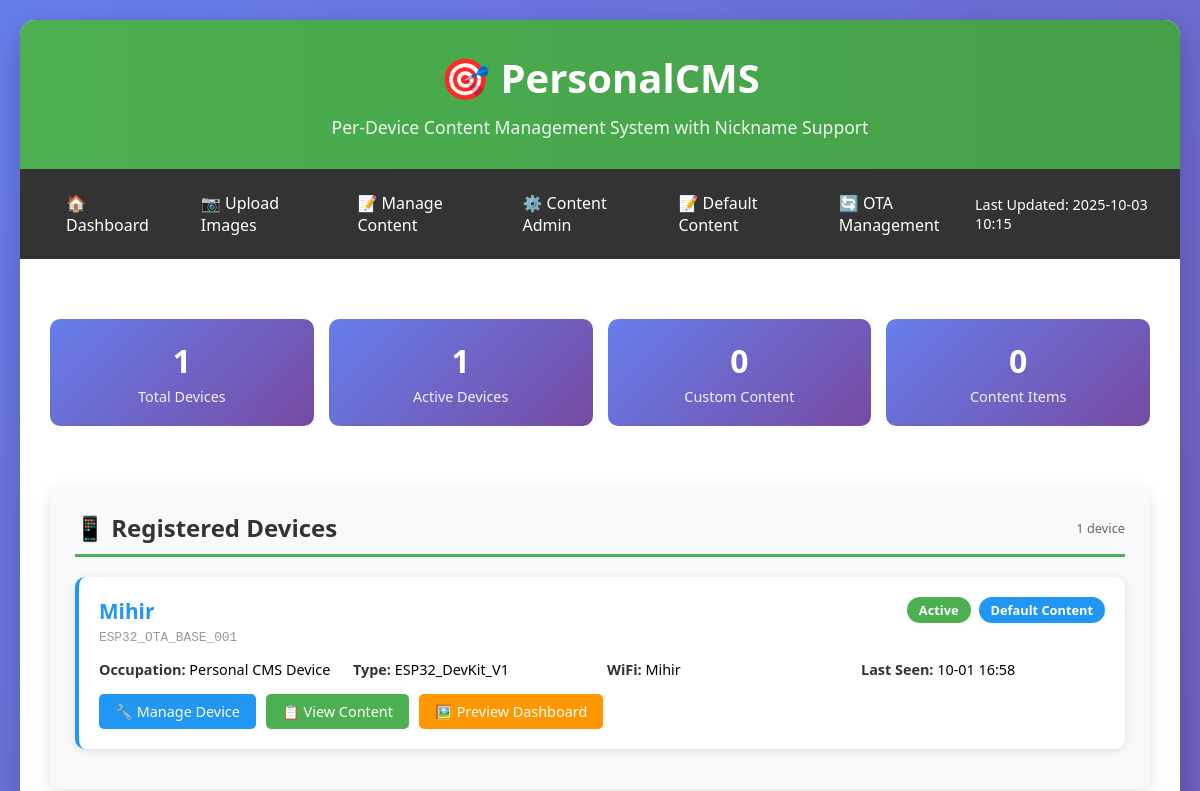
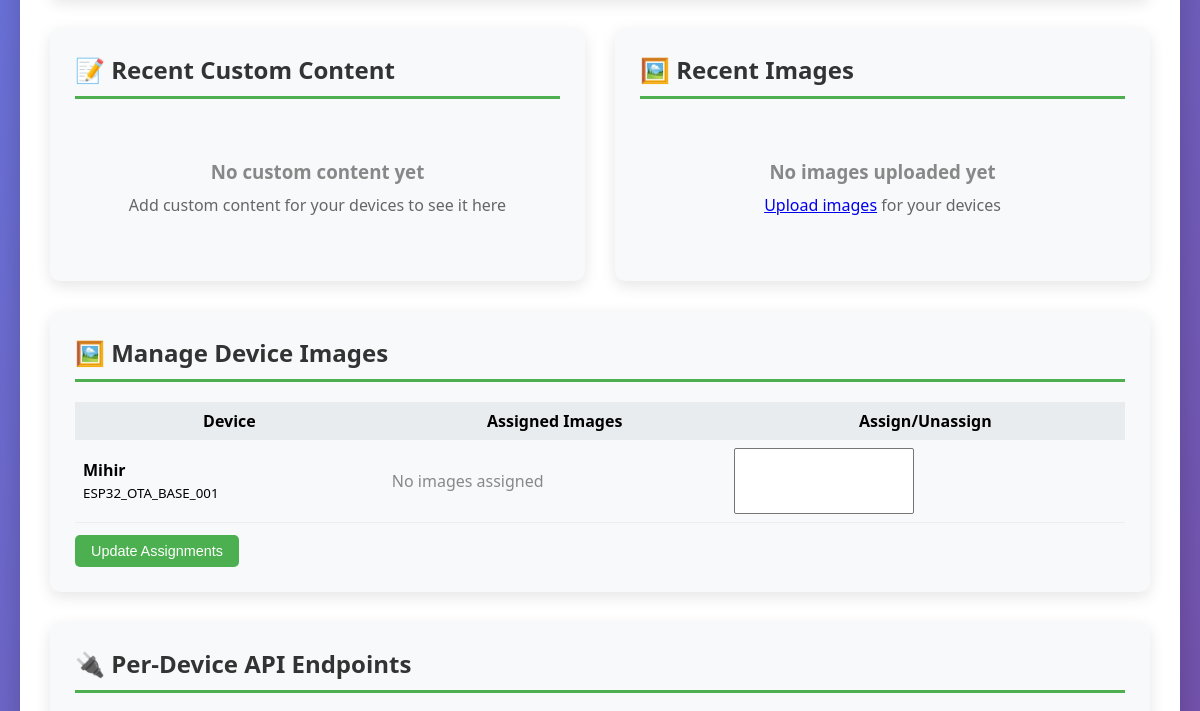
Before: / (upper part) with the older database file (2 pictures, top to bottom).
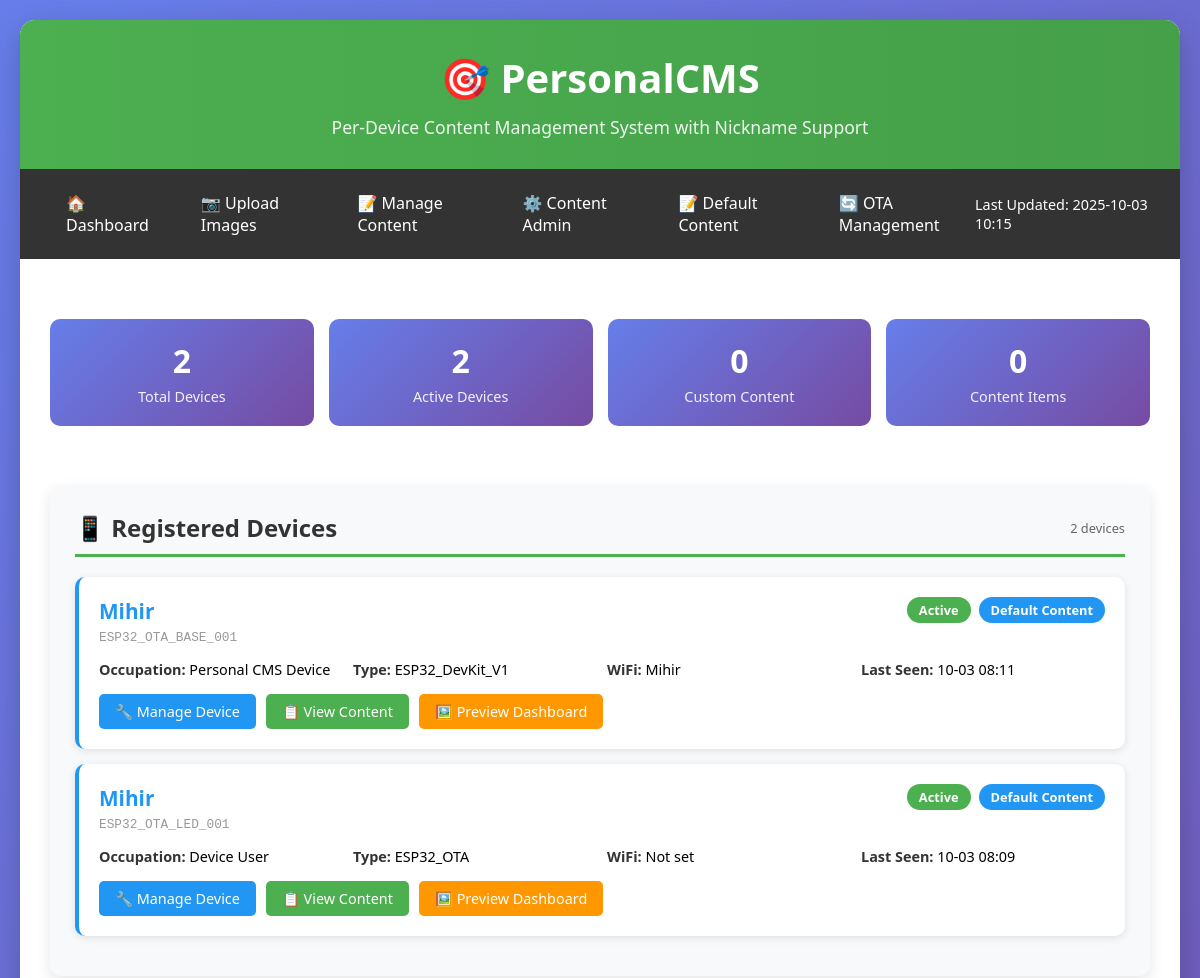
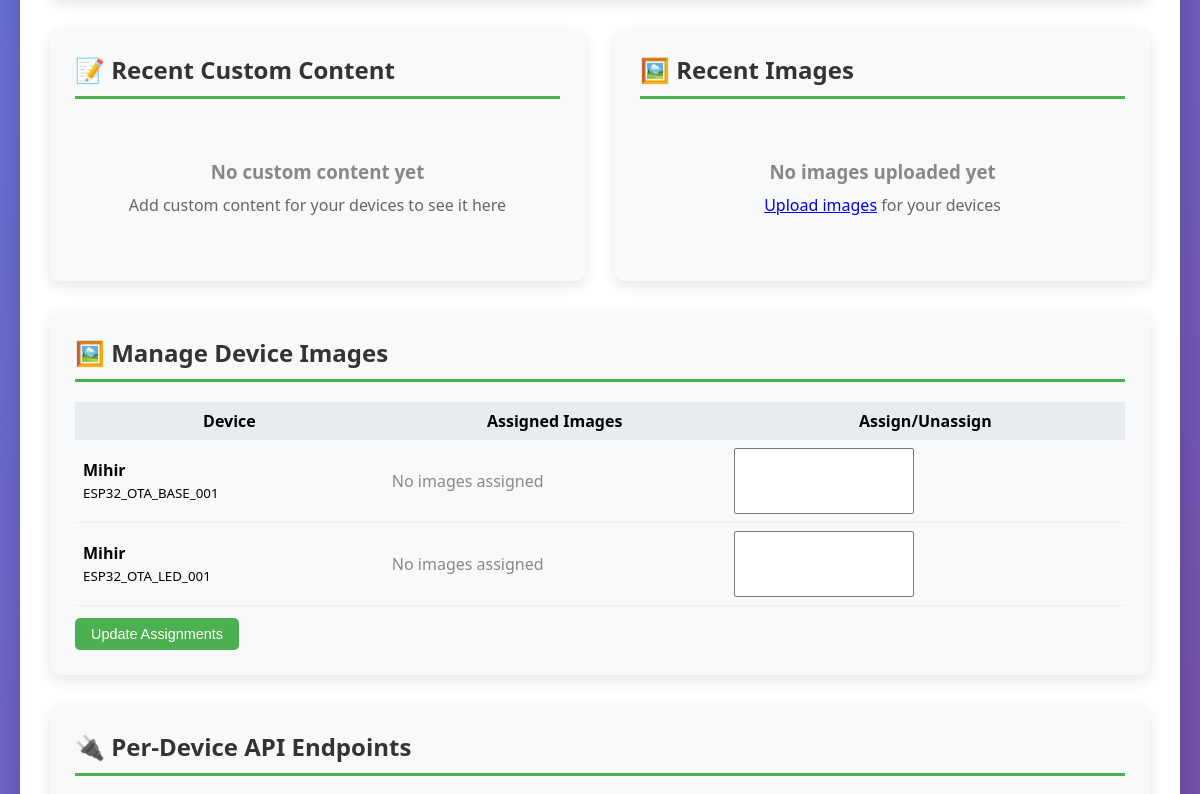
After: the same page with the newer database file (2 pictures, top to bottom).
### models.py (models this page shows, shortened)
class Device(db.Model):
    __tablename__ = 'devices'
    id = db.Column(db.Integer, primary_key=True)
    device_id = db.Column(db.String(255), unique=True, nullable=False, index=True)
    device_name = db.Column(db.String(255), nullable=False)
    occupation = db.Column(db.String(255), nullable=False)
    device_type = db.Column(db.String(100), nullable=False)
    wifi_ssid = db.Column(db.String(255))
    preferences = db.Column(db.Text)  # JSON string
    nickname = db.Column(db.String(255))
    is_active = db.Column(db.Boolean, default=False, index=True)
    is_connected = db.Column(db.Boolean, default=False)
    last_seen = db.Column(db.DateTime, index=True)
    created_at = db.Column(db.DateTime, default=datetime.utcnow)
    updated_at = db.Column(db.DateTime, default=datetime.utcnow, onupdate=datetime.utcnow)
    custom_content_enabled = db.Column(db.Boolean, default=False)
    temperature = db.Column(db.Float, default=0.0)
    humidity = db.Column(db.Float, default=0.0)
    motion_detected = db.Column(db.Boolean, default=False)
    sleep_mode = db.Column(db.Boolean, default=False)
    sensor_last_update = db.Column(db.DateTime)
    firmware_version = db.Column(db.String(50))
    uptime_seconds = db.Column(db.Integer, default=0)
    free_heap = db.Column(db.Integer, default=0)
    wifi_rssi = db.Column(db.Integer, default=0)
    device_contents = db.relationship('DeviceContent', backref='device', lazy='dynamic')

### unified_cms.py (the view)
@app.route('/')
def index():
    from models import refresh_device_activity_statuses
    try:
        refresh_device_activity_statuses()
    except Exception:
        pass
    devices = Device.query.order_by(Device.last_seen.desc()).all()
    recent_content = DeviceContent.query.order_by(DeviceContent.created_at.desc()).limit(10).all()
    images = UserImage.query.order_by(UserImage.uploaded_at.desc()).limit(5).all()
    total_devices = len(devices)
    active_devices = len([d for d in devices if d.is_active])
    custom_content_devices = len([d for d in devices if d.custom_content_enabled])
    current_time = datetime.now().strftime('%Y-%m-%d %H:%M')
    return render_template('unified_dashboard.html',
                         devices=devices,
                         recent_content=recent_content,
                         images=images,
                         current_time=current_time,
                         stats={
                             'total_devices': total_devices,
                             'active_devices': active_devices,
                             'custom_content_devices': custom_content_devices,
                             'total_content': DeviceContent.query.count()
                         })

### templates/unified_dashboard.html (shortened to what this page needs)
<!DOCTYPE html>
<html lang="en">
<head>
</head>
<body>
    <div class="container">
        <div class="header">
            <h1>🎯 PersonalCMS</h1>
            <p class="subtitle">Per-Device Content Management System with Nickname Support</p>
        </div>
        <div class="navigation">
            <div class="nav-links">
                <a href="/">🏠 Dashboard</a>
                <a href="/upload">📷 Upload Images</a>
                <a href="/content-management">📝 Manage Content</a>
                <a href="/content-admin">⚙️ Content Admin</a>
                <a href="/default-content">📝 Default Content</a>
                <a href="/ota-management">🔄 OTA Management</a>
            </div>
            <div style="color: white; font-size: 0.9rem;">
                Last Updated: {{ current_time }}
            </div>
        </div>
        <div style="padding: 30px 30px 0 30px;">
        </div>
        <div style="padding: 30px 30px 0 30px;">
            <div class="stats">
                <div class="stat-card">
                    <div class="stat-number">{{ stats.total_devices }}</div>
                    <div class="stat-label">Total Devices</div>
                </div>
                <div class="stat-card">
                    <div class="stat-number">{{ stats.active_devices }}</div>
                    <div class="stat-label">Active Devices</div>
                </div>
                <div class="stat-card">
                    <div class="stat-number">{{ stats.custom_content_devices }}</div>
                    <div class="stat-label">Custom Content</div>
                </div>
                <div class="stat-card">
                    <div class="stat-number">{{ stats.total_content }}</div>
                    <div class="stat-label">Content Items</div>
                </div>
            </div>
        </div>
        <div class="dashboard">
            <div class="card" style="grid-column: 1 / -1;">
                <h2>
                    📱 Registered Devices
                    <span style="font-size: 0.8rem; font-weight: normal; color: #666;">
                        {{ devices|length }} device{{ 's' if devices|length != 1 else '' }}
                    </span>
                </h2>
                {% if devices %}
                    {% for device in devices %}
                    <div class="device-item">
                        <div class="device-header">
                            <div class="device-info">
                                <h3>{{ device.nickname or device.device_name }}</h3>
                                <div class="device-id">{{ device.device_id }}</div>
                            </div>
                            <div class="device-badges">
                                <span class="badge {{ 'badge-active' if device.is_active else 'badge-inactive' }}">
                                    {{ 'Active' if device.is_active else 'Inactive' }}
                                </span>
                                <span class="badge {{ 'badge-custom' if device.custom_content_enabled else 'badge-default' }}">
                                    {{ 'Custom' if device.custom_content_enabled else 'Default' }} Content
                                </span>
                            </div>
                        </div>
                        <div class="device-details">
                            <div class="device-detail">
                                <strong>Occupation:</strong> {{ device.occupation }}
                            </div>
                            <div class="device-detail">
                                <strong>Type:</strong> {{ device.device_type }}
                            </div>
                            <div class="device-detail">
                                <strong>WiFi:</strong> {{ device.wifi_ssid or 'Not set' }}
                            </div>
                            <div class="device-detail">
                                <strong>Last Seen:</strong>
                                {% if device.last_seen %}
                                    {{ device.last_seen.strftime('%m-%d %H:%M') }}
                                {% else %}
                                    Never
                                {% endif %}
                            </div>
                        </div>
                        <div class="device-actions">
                            <a href="/device/{{ device.device_id }}" class="btn btn-primary">
                                🔧 Manage Device
                            </a>
                            <a href="/api/devices/{{ device.device_id }}/content" class="btn btn-success" target="_blank">
                                📋 View Content
                            </a>
                            <a href="/api/devices/{{ device.device_id }}/dashboard" class="btn btn-warning" target="_blank">
                                🖼️ Preview Dashboard
                            </a>
                        </div>
                    </div>
                    {% endfor %}
                {% endif %}
            </div>
            <div class="card">
                <h2>📝 Recent Custom Content</h2>
                {% if recent_content %}
                    {% for content in recent_content %}
                    <div class="content-item">
                        <div class="content-header">
                            <div class="content-title">{{ content.title }}</div>
                            <div class="content-meta">
                                {% set device = devices|selectattr('device_id', 'equalto', content.device_id)|first %}
                                {{ (device.nickname or device.device_name) if device else content.device_id }}
                            </div>
                        </div>
                        <div class="content-meta" style="margin-bottom: 8px;">
                            {{ content.content_type|title }} → {{ content.subcategory.replace('_', ' ')|title }}
                        </div>
                        <div class="content-preview">
                            {{ content.content[:100] }}{% if content.content|length > 100 %}...{% endif %}
                        </div>
                    </div>
                    {% endfor %}
                {% else %}
                    <div class="empty-state">
                        <h3>No custom content yet</h3>
                        <p>Add custom content for your devices to see it here</p>
                    </div>
                {% endif %}
            </div>
            <div class="card">
                <h2>🖼️ Recent Images</h2>
                {% if images %}
                    {% for image in images %}
                    <div class="content-item">
                        <div class="content-header">
                            <div class="content-title">{{ image.filename }}</div>
                            <div class="content-meta">{% if image.file_size %}{{ (image.file_size / 1024)|round|int }} KB{% else %}Unknown size{% endif %}</div>
                        </div>
                        <div class="content-meta" style="margin-bottom: 8px;">
                            Uploaded: {{ image.uploaded_at.strftime('%Y-%m-%d %H:%M') }}
                        </div>
                        <div class="content-preview">
                            {% set assignments = image.device_assignments|from_json %}
                            {% if assignments %}
                                Assigned to: {{ assignments|length }} device{{ 's' if assignments|length != 1 else '' }}
                                <small style="display:block; color:#6c757d;">{{ assignments|join(', ') }}</small>
                            {% else %}
                                <span style="color:#888;">Available for assignment</span>
                            {% endif %}
                        </div>
                    </div>
                    {% endfor %}
                    <a href="/upload" class="btn btn-primary" style="margin-top: 15px;">Upload More Images</a>
                {% else %}
                    <div class="empty-state">
                        <h3>No images uploaded yet</h3>
                        <p><a href="/upload">Upload images</a> for your devices</p>
                    </div>
                {% endif %}
            </div>
            <div class="card" style="grid-column: 1 / -1;">
                <h2>🖼️ Manage Device Images</h2>
                <form method="post" action="/assign-device-images">
                    <table style="width:100%; border-collapse:collapse;">
                        <thead>
                            <tr style="background:#e9ecef;">
                                <th style="padding:8px;">Device</th>
                                <th style="padding:8px;">Assigned Images</th>
                                <th style="padding:8px;">Assign/Unassign</th>
                            </tr>
                        </thead>
                        <tbody>
                            {% for device in devices %}
                            <tr style="border-bottom:1px solid #eee;">
                                <td style="padding:8px;">
                                    <strong>{{ device.device_name }}</strong><br>
                                    <small>{{ device.device_id }}</small>
                                </td>
                                <td style="padding:8px;">
                                    {% set assigned_images = [] %}
                                    {% for img in images %}
                                        {% set assignments = img.device_assignments|from_json %}
                                        {% if device.device_id in assignments %}
                                            {% set assigned_images = assigned_images + [img] %}
                                        {% endif %}
                                    {% endfor %}
                                    {% if assigned_images %}
                                        <ul style="margin:0; padding-left:18px;">
                                        {% for img in assigned_images %}
                                            <li>{{ img.filename }}</li>
                                        {% endfor %}
                                        </ul>
                                    {% else %}
                                        <span style="color:#888;">No images assigned</span>
                                    {% endif %}
                                </td>
                                <td style="padding:8px;">
                                    <select name="assign_{{ device.device_id }}" multiple style="width:180px;">
                                    </select>
                                </td>
                            </tr>
                            {% endfor %}
                        </tbody>
                    </table>
                    <button type="submit" class="btn btn-success" style="margin-top:12px;">Update Assignments</button>
                </form>
            </div>
            <div class="card" style="grid-column: 1 / -1;">
                <h2>🔌 Per-Device API Endpoints</h2>
            </div>
        </div>
    </div>
</body>
</html>

Changed rows visible on the page:
added Device: nickname+device_name "Mihir", device_id "ESP32_OTA_BASE_001", is_active "Active", custom_content_enabled "Default", occupation "Personal CMS Device", device_type "ESP32_DevKit_V1", wifi_ssid "Mihir", last_seen "10-03 08:11", device_name "Mihir"
changed Device: device_id "ESP32_OTA_BASE_001" → "ESP32_OTA_LED_001"; occupation "Personal CMS Device" → "Device User"; device_type "ESP32_DevKit_V1" → "ESP32_OTA"; wifi_ssid "Mihir" → "Not set"; last_seen "10-01 16:58" → "10-03 08:09"
Other visible differences:
{{ stats.total_devices }}: "1" → "2"
{{ stats.active_devices }}: "1" → "2"
{{ devices|length }}: "1" → "2"
{{ 's' if devices|length != 1 else '' }}: (not shown) → "s"
